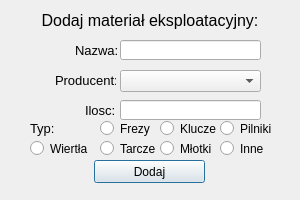
<?xml version="1.0" encoding="UTF-8"?>
<ui version="4.0">
 <class>dodaj_meksp</class>
 <widget class="QDialog" name="dodaj_meksp">
  <property name="geometry">
   <rect>
    <x>0</x>
    <y>0</y>
    <width>300</width>
    <height>200</height>
   </rect>
  </property>
  <property name="windowTitle">
   <string>Dialog</string>
  </property>
  <widget class="QLineEdit" name="nazwa">
   <property name="geometry">
    <rect>
     <x>120</x>
     <y>40</y>
     <width>141</width>
     <height>20</height>
    </rect>
   </property>
  </widget>
  <widget class="QPushButton" name="dodaj">
   <property name="geometry">
    <rect>
     <x>94</x>
     <y>160</y>
     <width>111</width>
     <height>23</height>
    </rect>
   </property>
   <property name="text">
    <string>Dodaj</string>
   </property>
  </widget>
  <widget class="QLabel" name="label_3">
   <property name="geometry">
    <rect>
     <x>55</x>
     <y>70</y>
     <width>61</width>
     <height>21</height>
    </rect>
   </property>
   <property name="font">
    <font>
     <pointsize>10</pointsize>
    </font>
   </property>
   <property name="text">
    <string>Producent:</string>
   </property>
  </widget>
  <widget class="QRadioButton" name="Wierla">
   <property name="geometry">
    <rect>
     <x>30</x>
     <y>140</y>
     <width>82</width>
     <height>17</height>
    </rect>
   </property>
   <property name="text">
    <string>Wiertła</string>
   </property>
  </widget>
  <widget class="QLabel" name="label">
   <property name="geometry">
    <rect>
     <x>0</x>
     <y>0</y>
     <width>300</width>
     <height>41</height>
    </rect>
   </property>
   <property name="font">
    <font>
     <pointsize>12</pointsize>
    </font>
   </property>
   <property name="text">
    <string>Dodaj materiał eksploatacyjny:</string>
   </property>
   <property name="alignment">
    <set>Qt::AlignCenter</set>
   </property>
  </widget>
  <widget class="QLineEdit" name="ilosc">
   <property name="geometry">
    <rect>
     <x>120</x>
     <y>100</y>
     <width>141</width>
     <height>20</height>
    </rect>
   </property>
  </widget>
  <widget class="QRadioButton" name="Frezy">
   <property name="geometry">
    <rect>
     <x>100</x>
     <y>120</y>
     <width>82</width>
     <height>17</height>
    </rect>
   </property>
   <property name="text">
    <string>Frezy</string>
   </property>
  </widget>
  <widget class="QRadioButton" name="Klucze">
   <property name="geometry">
    <rect>
     <x>160</x>
     <y>120</y>
     <width>82</width>
     <height>17</height>
    </rect>
   </property>
   <property name="text">
    <string>Klucze</string>
   </property>
  </widget>
  <widget class="QComboBox" name="producent">
   <property name="geometry">
    <rect>
     <x>120</x>
     <y>70</y>
     <width>141</width>
     <height>22</height>
    </rect>
   </property>
  </widget>
  <widget class="QRadioButton" name="Mlotki">
   <property name="geometry">
    <rect>
     <x>160</x>
     <y>140</y>
     <width>82</width>
     <height>17</height>
    </rect>
   </property>
   <property name="text">
    <string>Młotki</string>
   </property>
  </widget>
  <widget class="QLabel" name="label_2">
   <property name="geometry">
    <rect>
     <x>75</x>
     <y>40</y>
     <width>61</width>
     <height>21</height>
    </rect>
   </property>
   <property name="font">
    <font>
     <pointsize>10</pointsize>
    </font>
   </property>
   <property name="text">
    <string>Nazwa:</string>
   </property>
  </widget>
  <widget class="QRadioButton" name="Tarcze">
   <property name="geometry">
    <rect>
     <x>100</x>
     <y>140</y>
     <width>82</width>
     <height>17</height>
    </rect>
   </property>
   <property name="text">
    <string>Tarcze</string>
   </property>
  </widget>
  <widget class="QRadioButton" name="Pilniki">
   <property name="geometry">
    <rect>
     <x>220</x>
     <y>120</y>
     <width>82</width>
     <height>17</height>
    </rect>
   </property>
   <property name="text">
    <string>Pilniki</string>
   </property>
  </widget>
  <widget class="QRadioButton" name="Inne">
   <property name="geometry">
    <rect>
     <x>220</x>
     <y>140</y>
     <width>82</width>
     <height>17</height>
    </rect>
   </property>
   <property name="text">
    <string>Inne</string>
   </property>
  </widget>
  <widget class="QLabel" name="label_5">
   <property name="geometry">
    <rect>
     <x>30</x>
     <y>120</y>
     <width>51</width>
     <height>16</height>
    </rect>
   </property>
   <property name="font">
    <font>
     <pointsize>10</pointsize>
    </font>
   </property>
   <property name="text">
    <string>Typ:</string>
   </property>
  </widget>
  <widget class="QLabel" name="label_4">
   <property name="geometry">
    <rect>
     <x>85</x>
     <y>100</y>
     <width>41</width>
     <height>21</height>
    </rect>
   </property>
   <property name="font">
    <font>
     <pointsize>10</pointsize>
    </font>
   </property>
   <property name="text">
    <string>Ilosc:</string>
   </property>
  </widget>
 </widget>
 <resources/>
 <connections/>
</ui>
